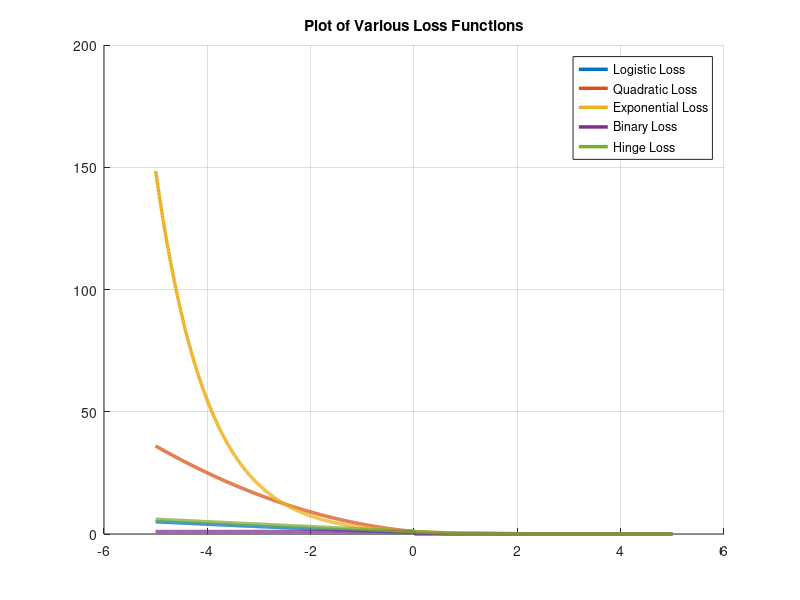

MATLAB code for this plot: (Note: this script raises an error after producing the figure.)
x = -5:.01:5;
log_loss = log(1 + exp(-x));
quad_loss = (max(0, 1-x)).^2;
exp_loss = exp(-x);
bin_loss = (x(:)<=0)';
hinge_loss = max(0, 1 - x);

figure;
hold on;
grid on;

plot(x,log_loss,'LineWidth',2.5);
plot(x,quad_loss,'LineWidth',2.5);
plot(x,exp_loss,'LineWidth',2.5);
plot(x,bin_loss,'LineWidth',2.5);
plot(x,hinge_loss,'LineWidth',2.5);
legend('Logistic Loss','Quadratic Loss','Exponential Loss','Binary Loss','Hinge Loss');
title('Plot of Various Loss Functions');
ax = gca;
ax.XAxisLocation = 'origin';
ax.YAxisLocation = 'origin';
xlim([-5,5]);
ylim([-1,10]);

hold off;
%gradient for log, quadratic and exponential loss functions
log_grad = -1 ./ (exp(x) +1);
quad_grad = -2*(1-x);
exp_grad = -exp(-x);
figure;
hold on;
grid on;
plot(x,log_grad);
plot(x,quad_grad);
plot(x,exp_grad);
legend('Logistic Gradient','Quadratic Gradient','Exponential Gradient');
title('Plot of Logistic, Quadratic and Exponential Gradients');
ax = gca;
ax.XAxisLocation = 'origin';
ax.YAxisLocation = 'origin';
xlim([-5,5]);
ylim([-5,5]);

w_log = SGD(log_grad,x,.1,100);
w_quad= SGD(quad_grad, x,.1,100);
w_exp = SGD(exp_grad,x,.1,100);

